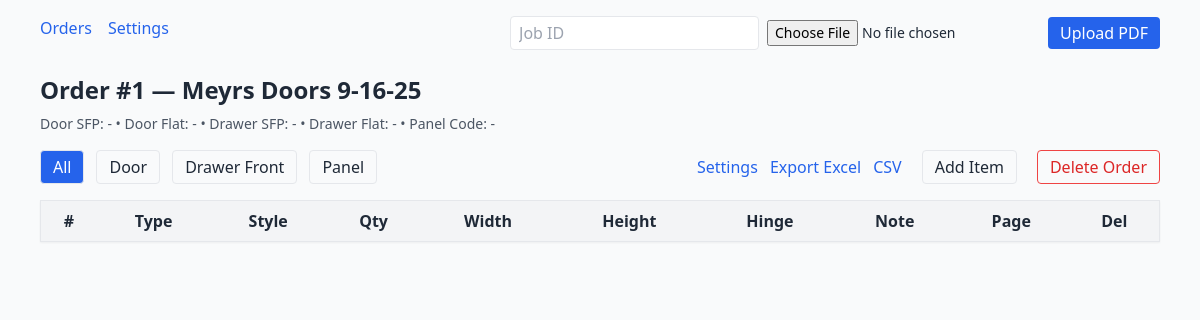
/orders/1, run on an earlier commit of the app's database.
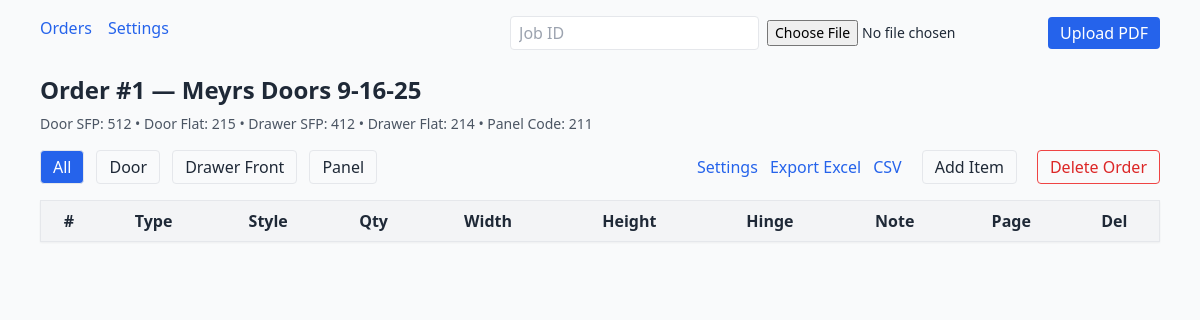
And on a later commit of the database.
### db.py (models this page shows)
class Base(DeclarativeBase):
    pass

class Order(Base):
    __tablename__ = "orders"
    id: Mapped[int] = mapped_column(Integer, primary_key=True)
    job_id: Mapped[str] = mapped_column(String(120))
    created_at: Mapped[datetime] = mapped_column(DateTime, default=datetime.utcnow)
    dealer_code: Mapped[str | None] = mapped_column(String(120), default=None)
    job_name:   Mapped[str | None] = mapped_column(String(200), default=None)
    finish:     Mapped[str | None] = mapped_column(String(120), default=None)
    style_door_sfp:    Mapped[str | None] = mapped_column(String(120), default=None)
    style_door_flat:   Mapped[str | None] = mapped_column(String(120), default=None)
    style_drawer_sfp:  Mapped[str | None] = mapped_column(String(120), default=None)
    style_drawer_flat: Mapped[str | None] = mapped_column(String(120), default=None)
    style_panel_code:  Mapped[str | None] = mapped_column(String(120), default=None)  # one code for all panels
    hinge_top_offset_in:    Mapped[str | None] = mapped_column(String(20), default=None)
    hinge_bottom_offset_in: Mapped[str | None] = mapped_column(String(20), default=None)
    hinge_size_in:          Mapped[str | None] = mapped_column(String(20), default=None)
    items: Mapped[list["Item"]] = relationship(back_populates="order", cascade="all, delete-orphan")

### app.py (the view)
@app.get("/orders/{order_id}", response_class=HTMLResponse, name="order_detail")
def order_detail(request: Request, order_id: int):
    with Session(engine) as s:
        order = s.get(Order, order_id)
        if not order:
            raise HTTPException(404, "Order not found")
        return templates.TemplateResponse("order_detail.html", {"request": request, "order": order})

### templates/order_detail.html (shortened to what this page needs)
{% extends "base.html" %}
{% block content %}
<h1 class="text-2xl font-semibold mb-2">Order #{{ order.id }} — {{ order.job_id }}</h1>
<div class="text-sm text-gray-600 mb-4">
  <span>Door SFP: {{ order.style_door_sfp or '-' }}</span> •
  <span>Door Flat: {{ order.style_door_flat or '-' }}</span> •
  <span>Drawer SFP: {{ order.style_drawer_sfp or '-' }}</span> •
  <span>Drawer Flat: {{ order.style_drawer_flat or '-' }}</span> •
  <span>Panel Code: {{ order.style_panel_code or '-' }}</span>
</div>
<div class="flex flex-wrap gap-3 mb-4 items-center">
  <form method="get">
    <button class="px-3 py-1 rounded border {{ '' if f_type else 'bg-blue-600 text-white' }}">All</button>
  </form>
  <form method="get">
    <button class="px-3 py-1 rounded border {{ 'bg-blue-600 text-white' if f_type=='Door' else '' }}">Door</button>
  </form>
  <form method="get">
    <button class="px-3 py-1 rounded border {{ 'bg-blue-600 text-white' if f_type=='Drawer Front' else '' }}">Drawer
      Front</button>
  </form>
  <form method="get">
    <button class="px-3 py-1 rounded border {{ 'bg-blue-600 text-white' if f_type=='Panel' else '' }}">Panel</button>
  </form>
  <a class="ml-auto text-blue-600" href="/orders/{{ order.id }}/settings">Settings</a>
  <a class="text-blue-600" href="/orders/{{ order.id }}/export.xlsx">Export Excel</a>
  <a class="text-blue-600" href="/orders/{{ order.id }}/items.csv">CSV</a>
  <form class="ml-2" action="/orders/{{ order.id }}/items/new" method="post">
    <button class="px-3 py-1 rounded border">Add Item</button>
  </form>
  <form class="ml-2" action="/orders/{{ order.id }}" method="post"
    onsubmit="return confirm('Delete this entire order? This cannot be undone.');">
    <button class="px-3 py-1 rounded border border-red-500 text-red-600">Delete Order</button>
  </form>
</div>
<div id="items">
  {% include "_items_table.html" %}
</div>
{% endblock %}

What changed in the data, as far as the page shows it:
changed Order "Meyrs Doors 9-16-25": style_door_sfp "-" → "512"; style_door_flat "-" → "215"; style_drawer_sfp "-" → "412"; style_drawer_flat "-" → "214"; style_panel_code "-" → "211"
